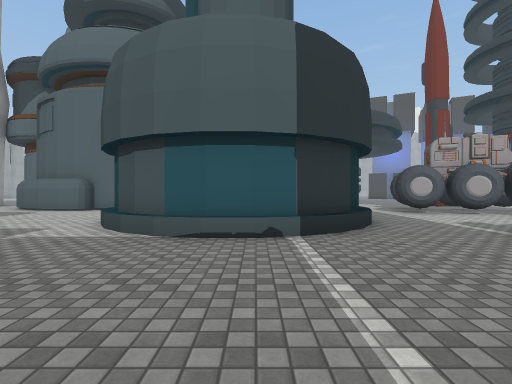
view 1 (above)

24 first-person views from a walk through a 3-D level made in the Unity game engine. The camera is 1.3 m above the floor, looks level and sees 85° across. The floor is counted in squares, 2 m on a side. Each view is taken from the middle of a square. On the plan, view 1 faces up. The plan holds only what a view shows up to about 9 squares ahead; the rest is blank. The place goes on beyond the plan. The player character is not drawn. Some surface patterns are stand-ins.

view 2
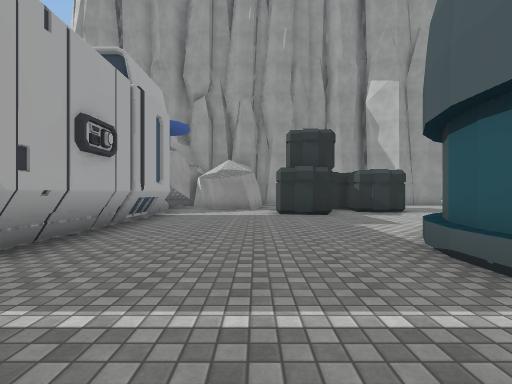

view 3
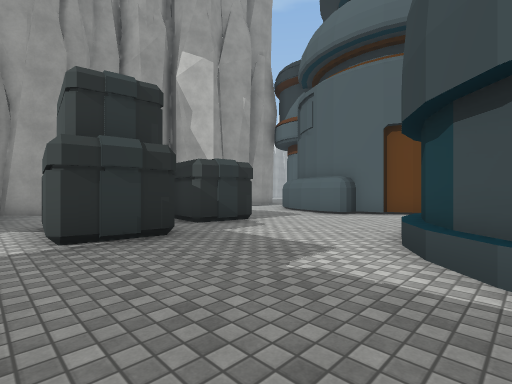

view 4
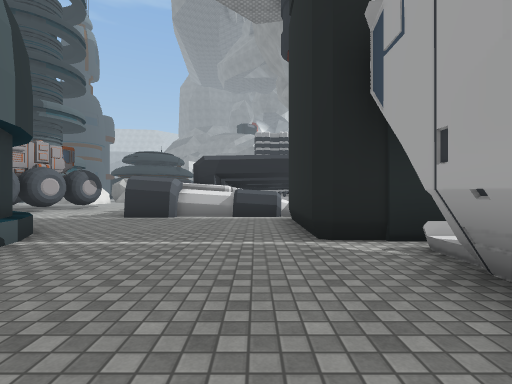

view 5
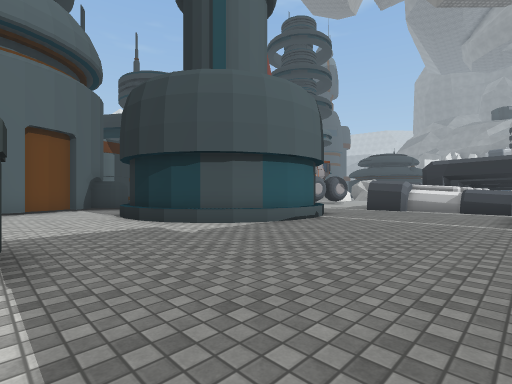

view 6
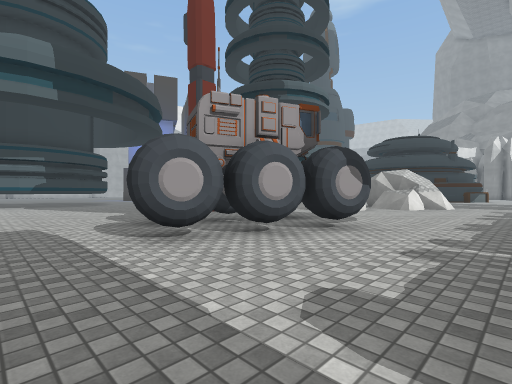

view 7
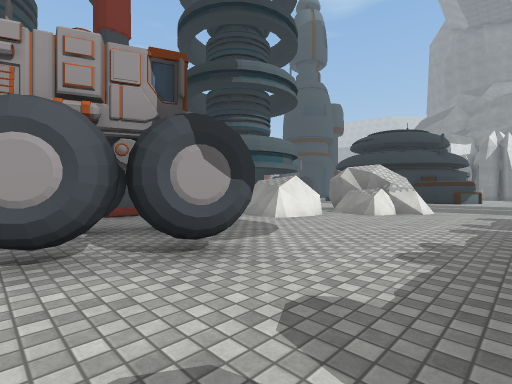

view 8
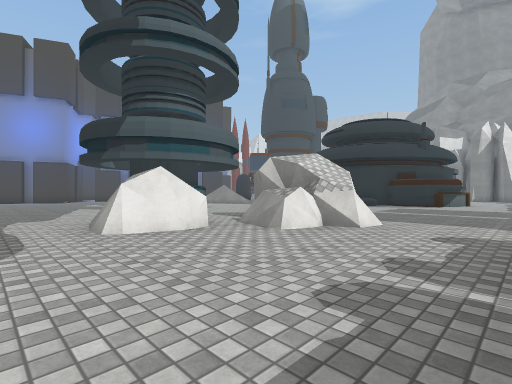

view 9
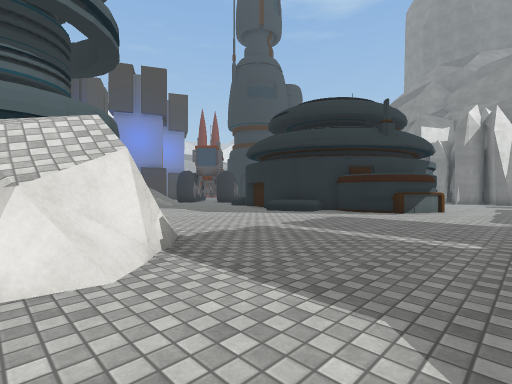

view 10
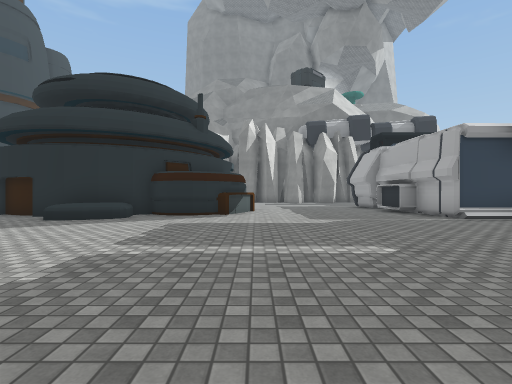

view 11
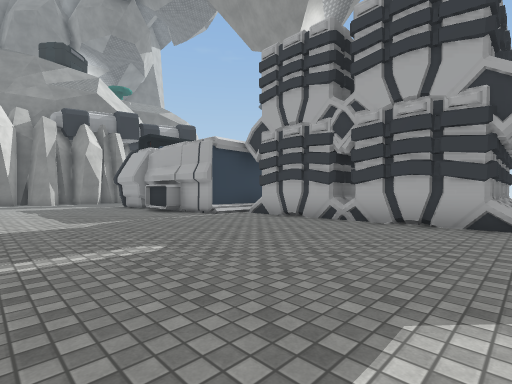

view 12
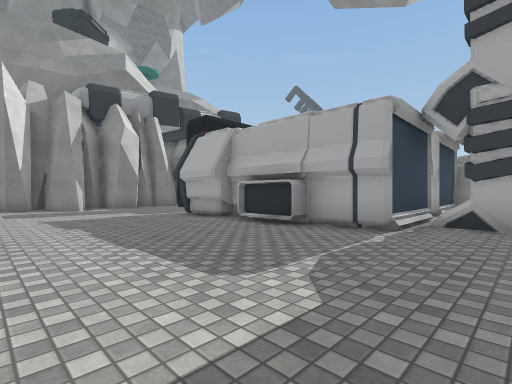

view 13
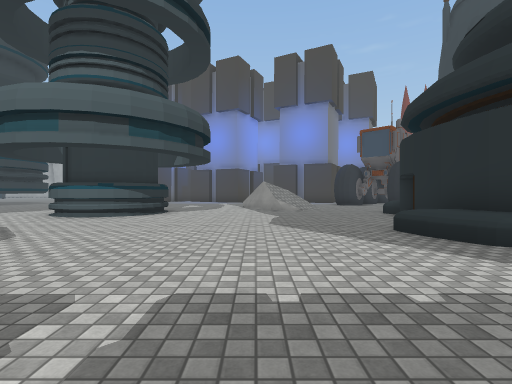

view 14
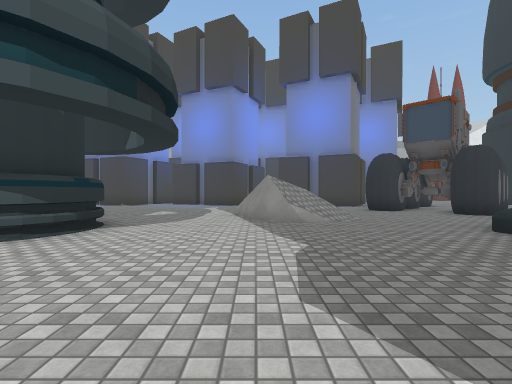

view 15
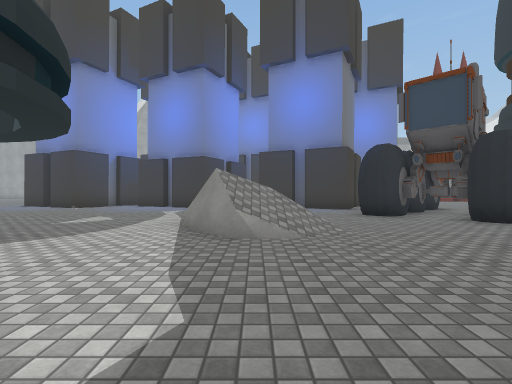

view 16
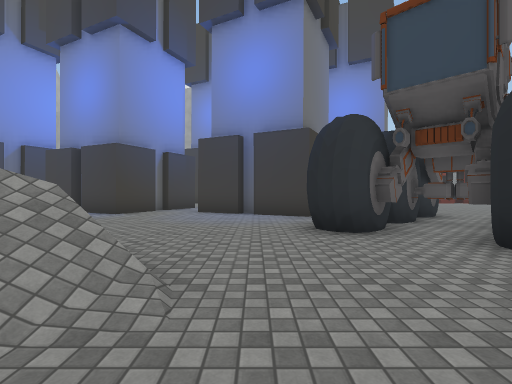

view 17
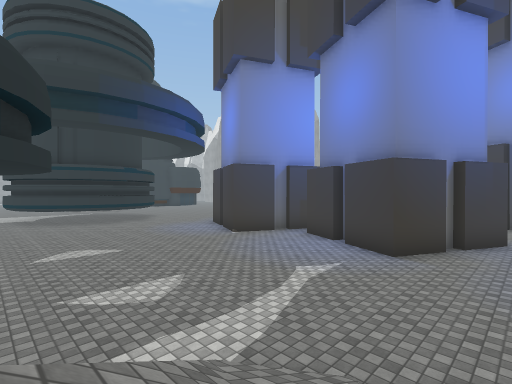

view 18
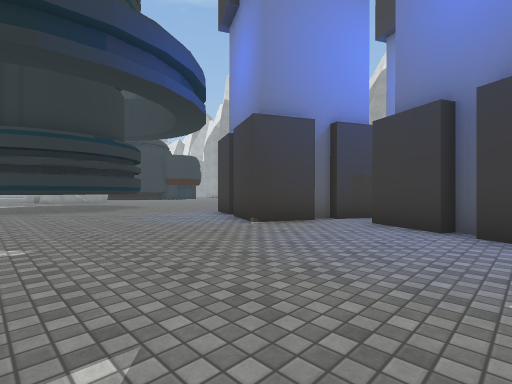

view 19
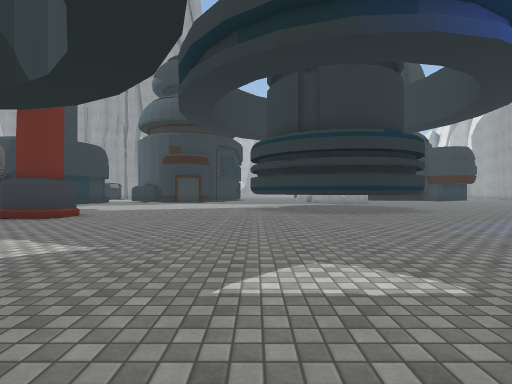

view 20
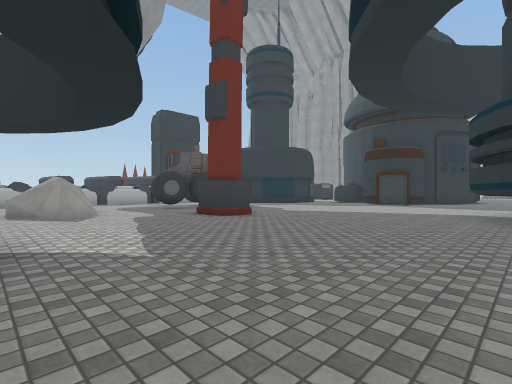

view 21
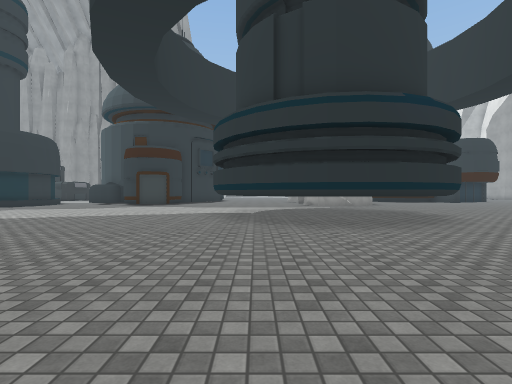

view 22
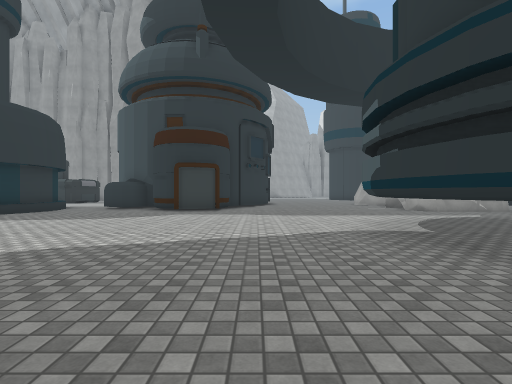

view 23
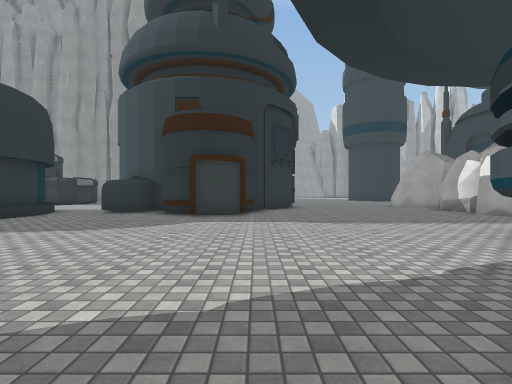

view 24
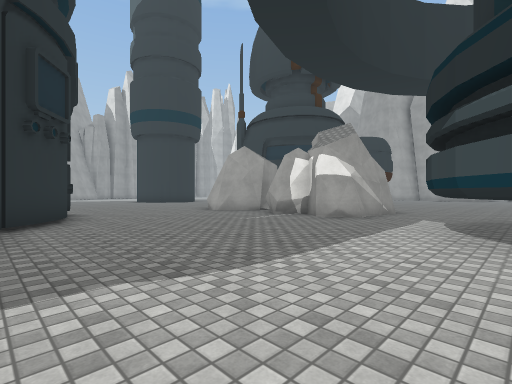

### Floor plan
Key: @ floor where view 1 was taken; # wall or solid block; . floor; / step, stairs or slope; = window, fence, low wall or low ledge; ^ raised ledge; T thing the floor can be seen under or through; O other object.
Columns run from 7 left of view 1 to 33 right of it. Each row starts with its distance up from view 1.
 27         .. ....      ###   #.
 26        ... ...... ## #.#####.
 25        #..   O.....###..###..##     ..
 24        #..   OO...............##   #..
 23     ####.     OO................  ##
 22    ......O    OO................ ##
 21   .......OO  OOO...............####
 20  .........OOOOO............/.....###
 19 ...........OOO.............//....##
 18 ...........................#//....
 17   ##..................OO....=/...
 16    ###...............O  O......O
 15      ##..............OOOO......O
 14      ##........##.....OO.......#
 13      #........  #..............#
 12      O........ ...............O#
 11   ##OO....... .....##.........O#
 10 O##...OO..... TT ..##.# .......OO
  9 .....#### ..#T   ....## /......OO
  8 ....##    ..#TTT.....###/......OO
  7 O...#     ............//........O.....
  6 O...##  ##..............................#
  5 O...O####O..............................
  4 OO....OOO..#           ................
  3 OO.........##          ...............
  2 ............#          .......######.
  1 ............^          =#######
  0 .......@####^          ##
 -1 #########

Positions as (right, up) in squares from view 1, and headings:
1: (0, 0), facing up
2: (2, 2), facing left
3: (-2, 2), facing up-left
4: (-3, 1), facing right
5: (-6, 0), facing up-right
6: (3, 5), facing up-right
7: (6, 5), facing up-right
8: (10, 5), facing up-right
9: (15, 5), facing up-right
10: (16, 7), facing right
11: (16, 7), facing down-right
12: (21, 7), facing down-right
13: (20, 7), facing up
14: (20, 11), facing up
15: (21, 13), facing up
16: (23, 16), facing up
17: (21, 18), facing up-left
18: (18, 20), facing up-left
19: (16, 19), facing left
20: (14, 20), facing down-left
21: (13, 20), facing left
22: (9, 17), facing left
23: (7, 16), facing left
24: (3, 16), facing up-left
